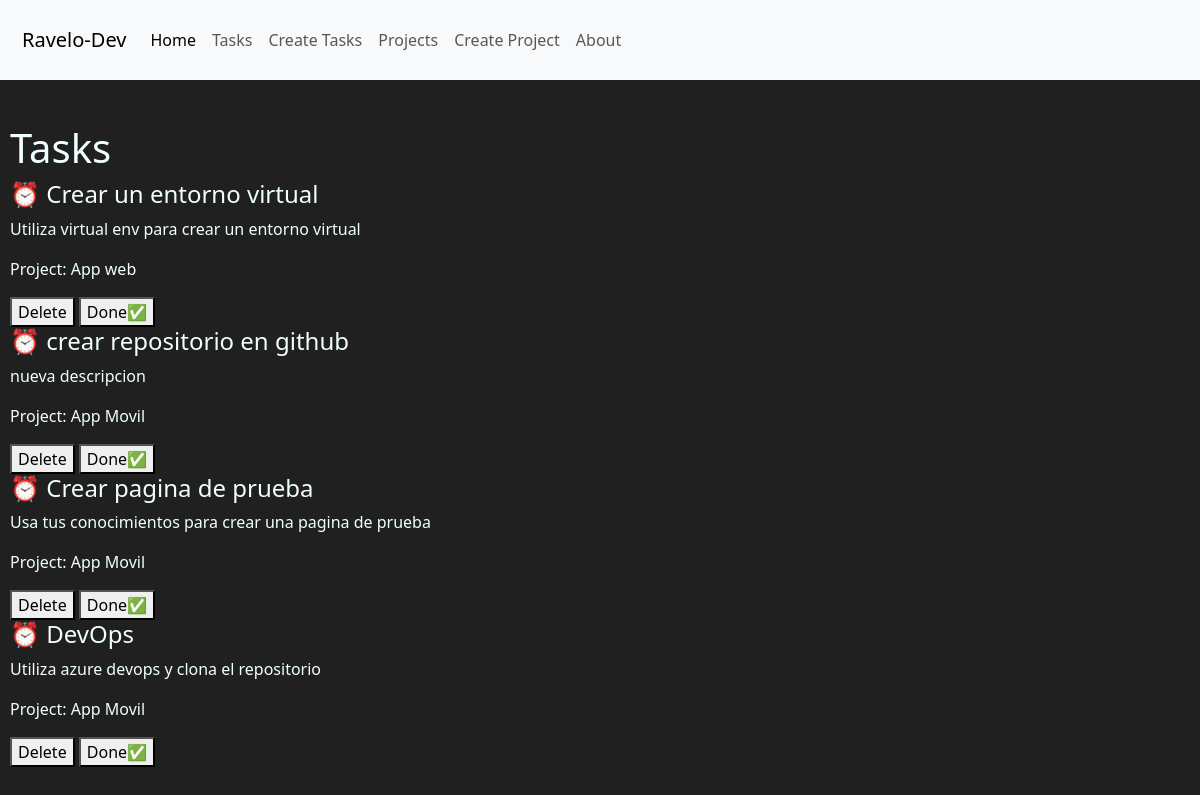
/tasks/, run on the app's committed database.
### myapp/models.py (models this page shows, shortened)
class Tasks(models.Model):
    title = models.CharField(max_length=200)
    description = models.TextField(max_length=500)
    project = models.ForeignKey(Project, on_delete=models.CASCADE)
    done = models.BooleanField(default=False)

class Project(models.Model):
    name = models.CharField(max_length=200)
    def __str__(self):
        return self.name

### myapp/views.py (the view)
# urls.py: path('tasks/', views.tasks, name="tasks"),
def tasks(request):
    tasks = Tasks.objects.all()
    return render(request, 'tasks/tasks.html', {
        'tasks': tasks
        })
    """tasks = get_object_or_404(Tasks, id=id)
    return HttpResponse("Tasks: %s" % tasks.title)"""

### myapp/templates/tasks/tasks.html (shortened to what this page needs)
    {% extends 'layouts/base.html' %}
    {% block content %}
    <h1>Tasks</h1>
    {% for task in tasks %}
    <div class="flex-container">
        <h4>{% if task.done == False %} ⏰ {% else %} ✅ {% endif %}
            {{ task.title }}</h4>
        <p>{{ task.description }}</p>
        <p>Project: {{ task.project }}</p>
        <button>Delete</button>
        <button>Done✅</button>
    </div>
    {% endfor %}
    {% endblock %}

### myapp/templates/layouts/base.html (shortened to what this page needs)
{% load static %}
<!doctype html>
<html lang="en">
  <head>
    <link href="https://cdn.jsdelivr.net/npm/bootstrap@5.3.3/dist/css/bootstrap.min.css" rel="stylesheet">
    <link rel="stylesheet" href="{% static 'styles/main.css' %}">
  </head>
  <body>
    <nav class="navbar navbar-expand-lg bg-body-tertiary container">
        <div class="container-fluid">
          <a class="navbar-brand" href="/">Ravelo-Dev</a>
          <div class="collapse navbar-collapse" id="navbarNav">
            <ul class="navbar-nav">
              <li class="nav-item">
                <a class="nav-link active" aria-current="page" href="{% url 'index' %}">Home</a>
              </li>
              <li class="nav-item">
                <a class="nav-link" href="{% url 'tasks' %}">Tasks</a>
              </li>
              <li class="nav-item">
                <a class="nav-link" href="{% url 'create_task' %}">Create Tasks</a>
              </li>
              <li class="nav-item">
                <a class="nav-link" href="{% url 'projects' %}">Projects</a>
              </li>
              <li class="nav-item">
                <a class="nav-link" href="{% url 'create_project' %}">Create Project</a>
              </li>
              <li class="nav-item">
                <a class="nav-link" href="{% url 'about' %}">About</a>
              </li>
            </ul>
          </div>
        </div>
    </nav>
    <br/>
    <main class="container">
      {% block content %}
      {% endblock %}
    </main>
  </body>
</html>

### myapp/static/styles/main.css (style rules this page uses)
body { background-color: #202020; color: azure; }
.container { max-width: 1200px; padding: 20px 10px; margin: auto; }

### data on the page
Tasks: title "Crear un entorno virtual", description "Utiliza virtual env para crear un entorno virtual", project "App web"
Tasks: title "crear repositorio en github", description "nueva descripcion", project "App Movil"
Tasks: title "Crear pagina de prueba", description "Usa tus conocimientos para crear una pagina de prueba", project "App Movil"
Tasks: title "DevOps", description "Utiliza azure devops y clona el repositorio", project "App Movil"
